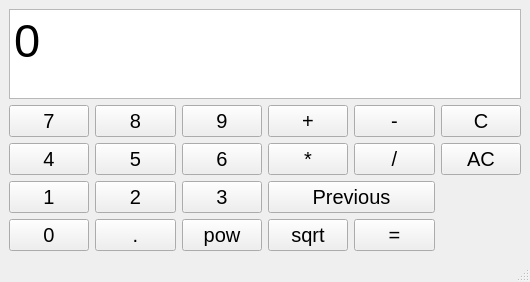
<?xml version="1.0" encoding="UTF-8"?>
<ui version="4.0">
 <class>MainWindow</class>
 <widget class="QMainWindow" name="MainWindow">
  <property name="geometry">
   <rect>
    <x>0</x>
    <y>0</y>
    <width>530</width>
    <height>282</height>
   </rect>
  </property>
  <property name="windowTitle">
   <string>MainWindow</string>
  </property>
  <widget class="QWidget" name="centralwidget">
   <layout class="QGridLayout" name="gridLayout_2">
    <item row="0" column="0">
     <widget class="QTextEdit" name="textEdit">
      <property name="font">
       <font>
        <pointsize>35</pointsize>
       </font>
      </property>
      <property name="html">
       <string>&lt;!DOCTYPE HTML PUBLIC &quot;-//W3C//DTD HTML 4.0//EN&quot; &quot;http://www.w3.org/TR/REC-html40/strict.dtd&quot;&gt;
&lt;html&gt;&lt;head&gt;&lt;meta name=&quot;qrichtext&quot; content=&quot;1&quot; /&gt;&lt;style type=&quot;text/css&quot;&gt;
p, li { white-space: pre-wrap; }
&lt;/style&gt;&lt;/head&gt;&lt;body style=&quot; font-family:'Ubuntu'; font-size:35pt; font-weight:400; font-style:normal;&quot;&gt;
&lt;p style=&quot; margin-top:0px; margin-bottom:0px; margin-left:0px; margin-right:0px; -qt-block-indent:0; text-indent:0px;&quot;&gt;0&lt;/p&gt;&lt;/body&gt;&lt;/html&gt;</string>
      </property>
     </widget>
    </item>
    <item row="1" column="0">
     <layout class="QGridLayout" name="gridLayout">
      <item row="2" column="2">
       <widget class="QPushButton" name="button_6">
        <property name="font">
         <font>
          <pointsize>15</pointsize>
          <weight>50</weight>
          <bold>false</bold>
         </font>
        </property>
        <property name="text">
         <string>6</string>
        </property>
       </widget>
      </item>
      <item row="3" column="0">
       <widget class="QPushButton" name="button_1">
        <property name="font">
         <font>
          <pointsize>15</pointsize>
          <weight>50</weight>
          <bold>false</bold>
         </font>
        </property>
        <property name="text">
         <string>1</string>
        </property>
       </widget>
      </item>
      <item row="0" column="5">
       <widget class="QPushButton" name="button_c">
        <property name="font">
         <font>
          <pointsize>15</pointsize>
          <weight>50</weight>
          <bold>false</bold>
         </font>
        </property>
        <property name="text">
         <string>C</string>
        </property>
       </widget>
      </item>
      <item row="2" column="1">
       <widget class="QPushButton" name="button_5">
        <property name="font">
         <font>
          <pointsize>15</pointsize>
          <weight>50</weight>
          <bold>false</bold>
         </font>
        </property>
        <property name="text">
         <string>5</string>
        </property>
       </widget>
      </item>
      <item row="3" column="1">
       <widget class="QPushButton" name="button_2">
        <property name="font">
         <font>
          <pointsize>15</pointsize>
          <weight>50</weight>
          <bold>false</bold>
         </font>
        </property>
        <property name="text">
         <string>2</string>
        </property>
       </widget>
      </item>
      <item row="3" column="3" colspan="2">
       <widget class="QPushButton" name="button_prev">
        <property name="font">
         <font>
          <pointsize>15</pointsize>
          <weight>50</weight>
          <bold>false</bold>
         </font>
        </property>
        <property name="text">
         <string>Previous</string>
        </property>
       </widget>
      </item>
      <item row="4" column="4">
       <widget class="QPushButton" name="button_res">
        <property name="font">
         <font>
          <pointsize>15</pointsize>
          <weight>50</weight>
          <bold>false</bold>
         </font>
        </property>
        <property name="text">
         <string>=</string>
        </property>
       </widget>
      </item>
      <item row="2" column="5">
       <widget class="QPushButton" name="button_ac">
        <property name="font">
         <font>
          <pointsize>15</pointsize>
          <weight>50</weight>
          <bold>false</bold>
         </font>
        </property>
        <property name="text">
         <string>AC</string>
        </property>
       </widget>
      </item>
      <item row="0" column="1">
       <widget class="QPushButton" name="button_8">
        <property name="font">
         <font>
          <pointsize>15</pointsize>
          <weight>50</weight>
          <bold>false</bold>
         </font>
        </property>
        <property name="text">
         <string>8</string>
        </property>
       </widget>
      </item>
      <item row="0" column="2">
       <widget class="QPushButton" name="button_9">
        <property name="font">
         <font>
          <pointsize>15</pointsize>
          <weight>50</weight>
          <bold>false</bold>
         </font>
        </property>
        <property name="text">
         <string>9</string>
        </property>
       </widget>
      </item>
      <item row="3" column="2">
       <widget class="QPushButton" name="button_3">
        <property name="font">
         <font>
          <pointsize>15</pointsize>
          <weight>50</weight>
          <bold>false</bold>
         </font>
        </property>
        <property name="text">
         <string>3</string>
        </property>
       </widget>
      </item>
      <item row="4" column="3">
       <widget class="QPushButton" name="button_sqrt">
        <property name="font">
         <font>
          <pointsize>15</pointsize>
          <weight>50</weight>
          <bold>false</bold>
         </font>
        </property>
        <property name="text">
         <string>sqrt</string>
        </property>
       </widget>
      </item>
      <item row="2" column="4">
       <widget class="QPushButton" name="button_div">
        <property name="font">
         <font>
          <pointsize>15</pointsize>
          <weight>50</weight>
          <bold>false</bold>
         </font>
        </property>
        <property name="text">
         <string>/</string>
        </property>
       </widget>
      </item>
      <item row="2" column="3">
       <widget class="QPushButton" name="button_mul">
        <property name="font">
         <font>
          <pointsize>15</pointsize>
          <weight>50</weight>
          <bold>false</bold>
         </font>
        </property>
        <property name="text">
         <string>*</string>
        </property>
       </widget>
      </item>
      <item row="2" column="0">
       <widget class="QPushButton" name="button_4">
        <property name="font">
         <font>
          <pointsize>15</pointsize>
          <weight>50</weight>
          <bold>false</bold>
         </font>
        </property>
        <property name="text">
         <string>4</string>
        </property>
       </widget>
      </item>
      <item row="4" column="0">
       <widget class="QPushButton" name="button_0">
        <property name="font">
         <font>
          <pointsize>15</pointsize>
          <weight>50</weight>
          <bold>false</bold>
         </font>
        </property>
        <property name="text">
         <string>0</string>
        </property>
       </widget>
      </item>
      <item row="0" column="4">
       <widget class="QPushButton" name="button_sub">
        <property name="font">
         <font>
          <pointsize>15</pointsize>
          <weight>50</weight>
          <bold>false</bold>
         </font>
        </property>
        <property name="text">
         <string>-</string>
        </property>
       </widget>
      </item>
      <item row="0" column="0">
       <widget class="QPushButton" name="button_7">
        <property name="font">
         <font>
          <pointsize>15</pointsize>
          <weight>50</weight>
          <bold>false</bold>
         </font>
        </property>
        <property name="text">
         <string>7</string>
        </property>
       </widget>
      </item>
      <item row="4" column="1">
       <widget class="QPushButton" name="button_dot">
        <property name="font">
         <font>
          <pointsize>15</pointsize>
          <weight>50</weight>
          <bold>false</bold>
         </font>
        </property>
        <property name="text">
         <string>.</string>
        </property>
       </widget>
      </item>
      <item row="4" column="2">
       <widget class="QPushButton" name="button_pow">
        <property name="font">
         <font>
          <pointsize>15</pointsize>
          <weight>50</weight>
          <bold>false</bold>
         </font>
        </property>
        <property name="text">
         <string>pow</string>
        </property>
       </widget>
      </item>
      <item row="0" column="3">
       <widget class="QPushButton" name="button_add">
        <property name="font">
         <font>
          <pointsize>15</pointsize>
          <weight>50</weight>
          <bold>false</bold>
         </font>
        </property>
        <property name="text">
         <string>+</string>
        </property>
       </widget>
      </item>
     </layout>
    </item>
   </layout>
  </widget>
  <widget class="QMenuBar" name="menubar">
   <property name="geometry">
    <rect>
     <x>0</x>
     <y>0</y>
     <width>530</width>
     <height>22</height>
    </rect>
   </property>
  </widget>
  <widget class="QStatusBar" name="statusbar"/>
 </widget>
 <resources/>
 <connections/>
</ui>
